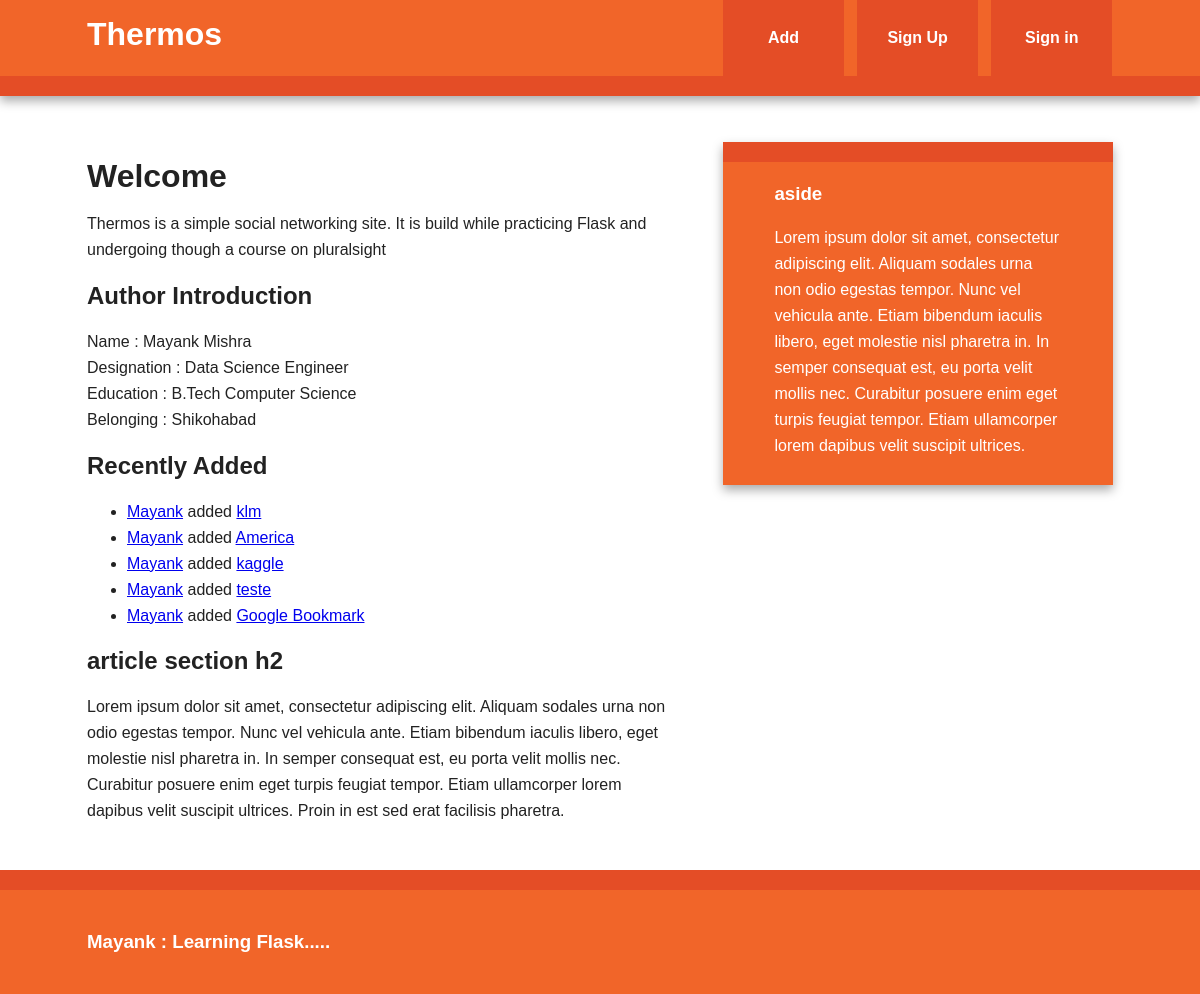
The page /index on the database as committed earlier.
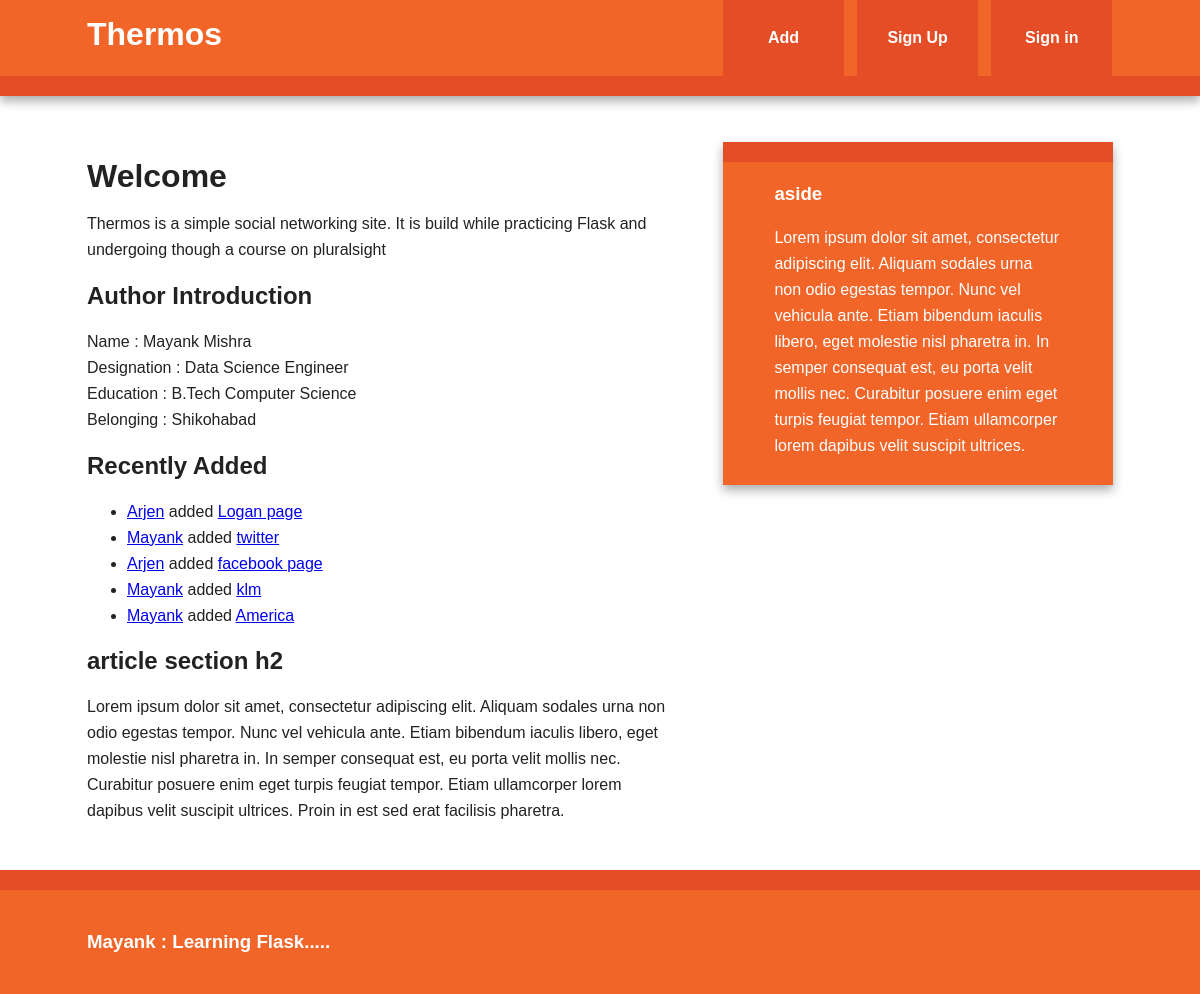
The same page on the database as committed later.
### models.py (models this page shows, shortened)
class Bookmark(db.Model):
    id = db.Column(db.Integer, primary_key = True)
    url = db.Column(db.Text, nullable = False)
    date = db.Column(db.DateTime, default = datetime.utcnow)
    description = db.Column(db.String(300))
    user_id = db.Column(db.Integer, db.ForeignKey('user.id'), nullable = False)
    @staticmethod
    def newest(num):
        return Bookmark.query.order_by(desc(Bookmark.date)).limit(num)

class User(db.Model, UserMixin):
    id = db.Column(db.Integer, primary_key = True)
    username = db.Column(db.String(80), unique = True)
    email = db.Column(db.String(120), unique = True)
    bookmarks = db.relationship('Bookmark', backref = 'user', lazy = 'dynamic')

### view.py (the view)
@app.route('/')
@app.route('/index')
def index():
    return render_template('index.html', title = "Author Introduction", \
    user = Author('Mayank', 'Mishra', 'Data Science Engineer', 'B.Tech Computer Science', 'Shikohabad'), \
    new_bookmarks = Bookmark.newest(5))

### author.py (called while the page is built)
    def Firstname(self):
        return "{} ".format(self.firstname)

    def Lastname(self):
        return "{}".format(self.lastname)

    def Occupation(self):
        return "{}".format(self.occupation)

    def Education(self):
            return "{} ".format(self.education)

    def Belonging(self):
        return "{} ".format(self.belonging)

### templates/index.html (shortened to what this page needs)
{% extends "base.html" %}
{% block content %}
    <article>
        <header>
              <h1>Welcome</h1>
              <p>Thermos is a simple social networking site. It is build while practicing Flask and undergoing though a course on pluralsight </p>
        </header>
        <section>
              <h2>{{ title }}</h2>
              <p>Name : {{ user.Firstname()}} {{user.Lastname()}} <br/>
                 Designation : {{user.Occupation()}} <br/>
                 Education : {{user.Education()}} <br/>
                 Belonging : {{user.Belonging()}}
              </p>
        </section>
        <section>
              <h2>Recently Added</h2>
              {% if new_bookmarks %}
                  <ul>
                      {% for bm in new_bookmarks %}
                          <li>
                            <a href = "{{ url_for('user', username = bm.user.username) }}">{{ bm.user.username }}</a> added <a href="{{ bm.url }}"> {{ bm.description }}</a>
                          </li>
                      {% endfor %}
                  </ul>
              {% else %}
                    No bookmarks yet.
              {% endif %}
        </section>
        <section>
              <h2>article section h2</h2>
              <p>Lorem ipsum dolor sit amet, consectetur adipiscing elit. Aliquam sodales urna non odio egestas tempor. Nunc vel vehicula ante. Etiam bibendum iaculis libero, eget molestie nisl pharetra in. In semper consequat est, eu porta velit mollis nec. Curabitur posuere enim eget turpis feugiat tempor. Etiam ullamcorper lorem dapibus velit suscipit ultrices. Proin in est sed erat facilisis pharetra.</p>
        </section>
    </article>
{% endblock %}

Rows that differ between the two databases and show on the page:
no longer on this page (row unchanged): Bookmark: user.username "Mayank", description "kaggle"
no longer on this page (row unchanged): Bookmark: user.username "Mayank", description "teste"
no longer on this page (row unchanged): Bookmark: user.username "Mayank", description "Google Bookmark"
added Bookmark: user.username "Arjen", description "Logan page"
added Bookmark: user.username "Mayank", description "twitter"
added Bookmark: user.username "Arjen", description "facebook page"
